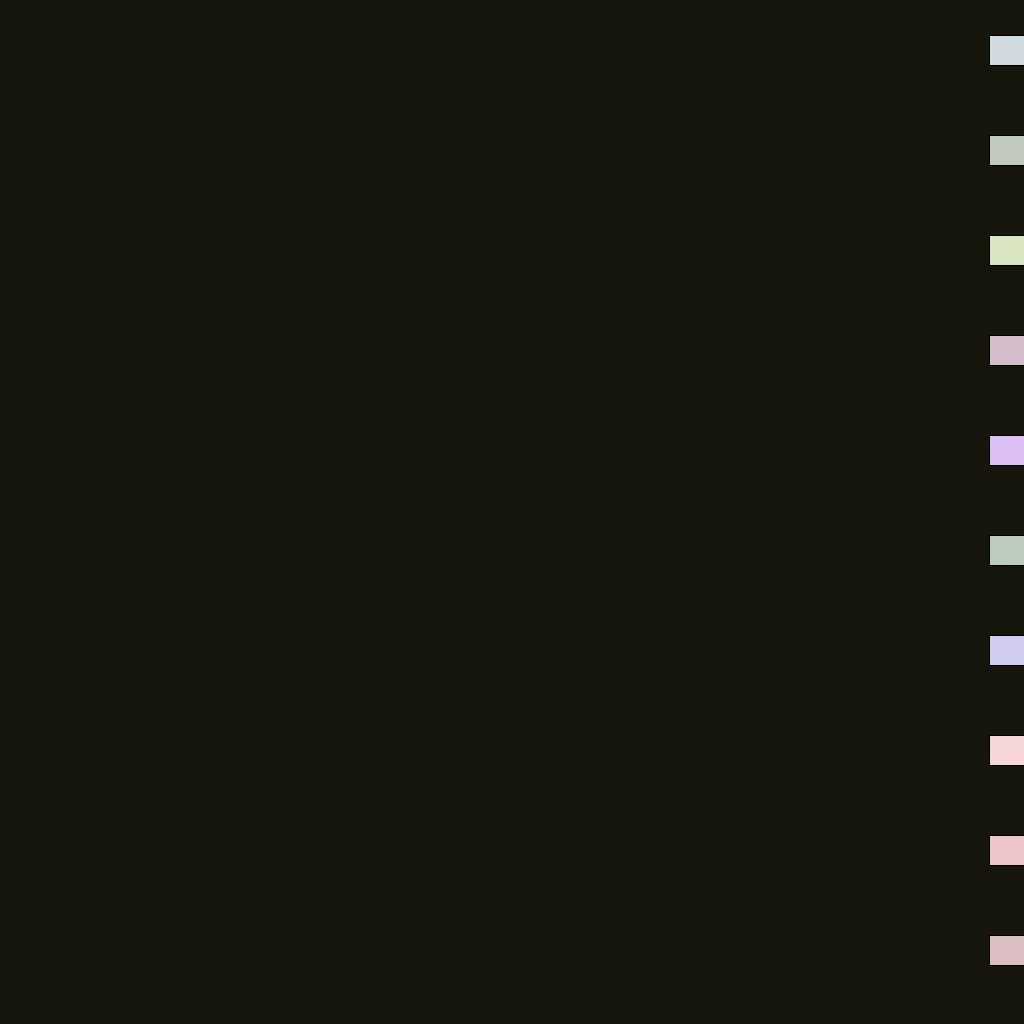
Frame 1 (no input)
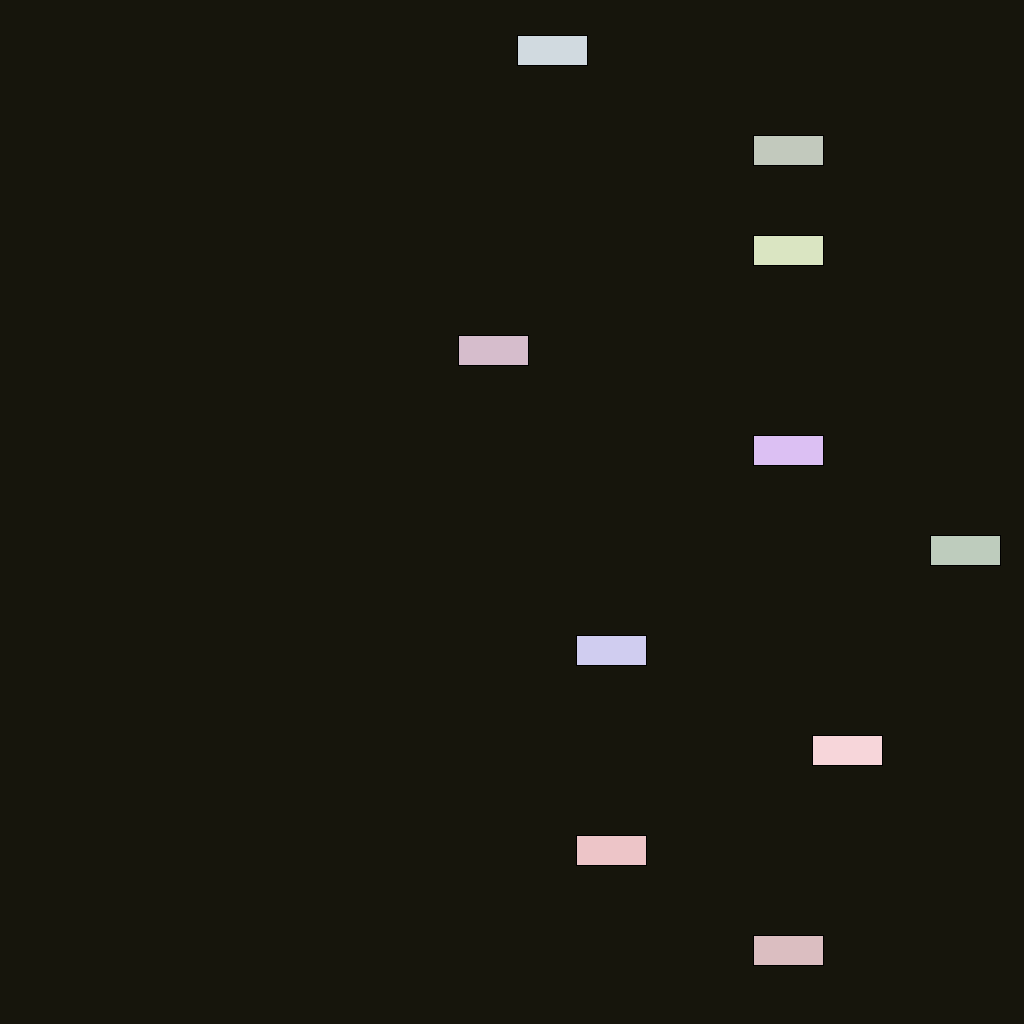
Frame 60 (the mouse pressed at the canvas centre just before this capture)
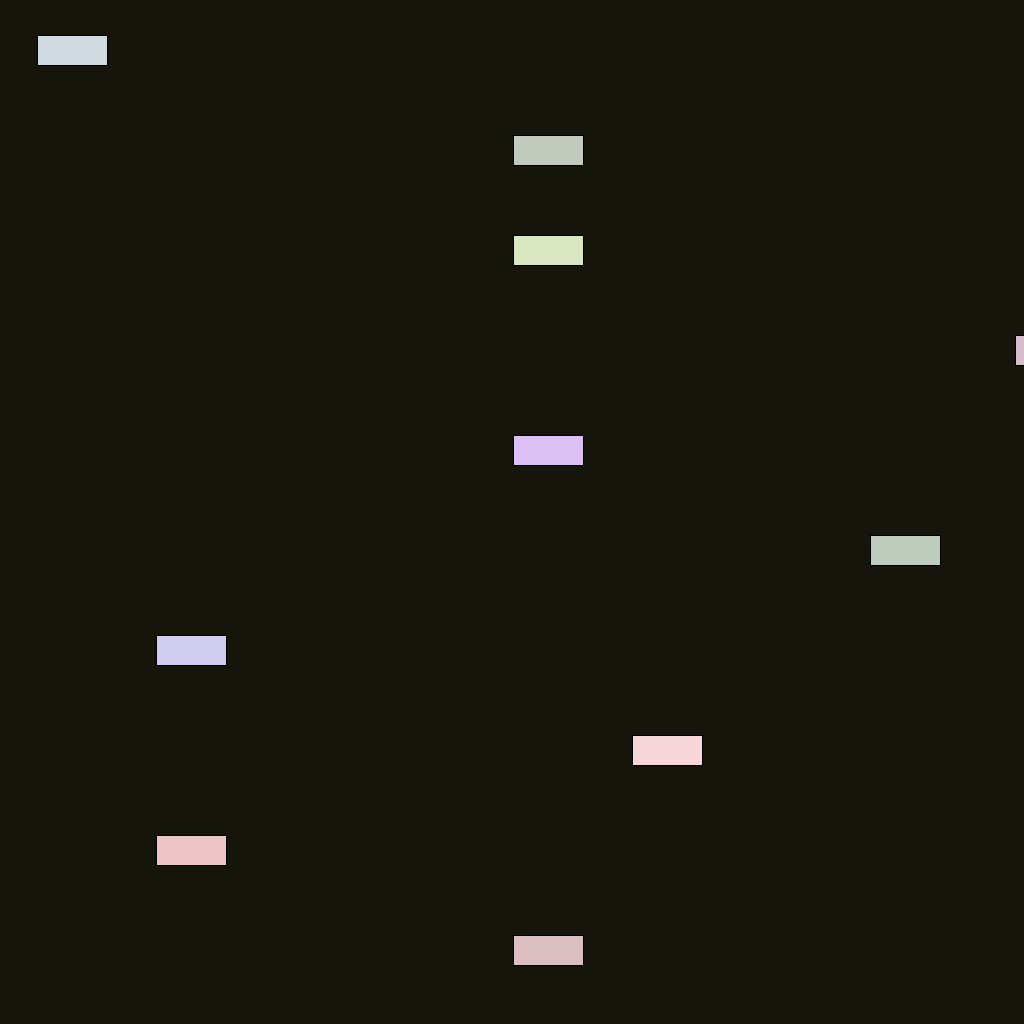
Frame 120 (the mouse held since frame 60 and released just before this capture)

The Processing sketch that drew these frames (run headless with seeded random() and noise(); from frame 60 on, the mouse is pressed at the canvas centre):

// Processing sketch: frogger
// ── frogger.pde
//car monster;
car[] monsters;
int index = 10;

color randColor = color(random(188, 255), random(188, 255), random(188, 255));
float randSpeed = int(random(1, 10));

void setup() {
    size(1024, 1024);
    monsters = new car[index];
    for (int i = 0; i < index; i++){
        monsters[i] = new car(1024, 50 + i*100, float(int(random(1, 10))), color(random(188, 255), random(188, 255), random(188, 255)));
    }
}

void draw() {
    background(22, 21, 12);
    for (int j = 0; j < index; j++) {
        monsters[j].show();
        monsters[j].move();
        monsters[j].reset();  
    }
}

// ── car.pde
public class car{
    private float x, y, speed;
    private color cr;

    public float carWidth = 70;
    public float carHeight = 30;

    car(float xi, float yi, float speedi, color cri){
        x = xi;
        y = yi;
        speed = speedi;
        cr = cri;
    }

    public void show(){
        rectMode(CENTER);
        fill(cr);
        rect(x, y, carWidth, carHeight);
    }

    public void move(){
        x = x - speed;

    }

    public void reset(){
        if (x < -35){
            x = width + carWidth/2;
        }
    }
}
